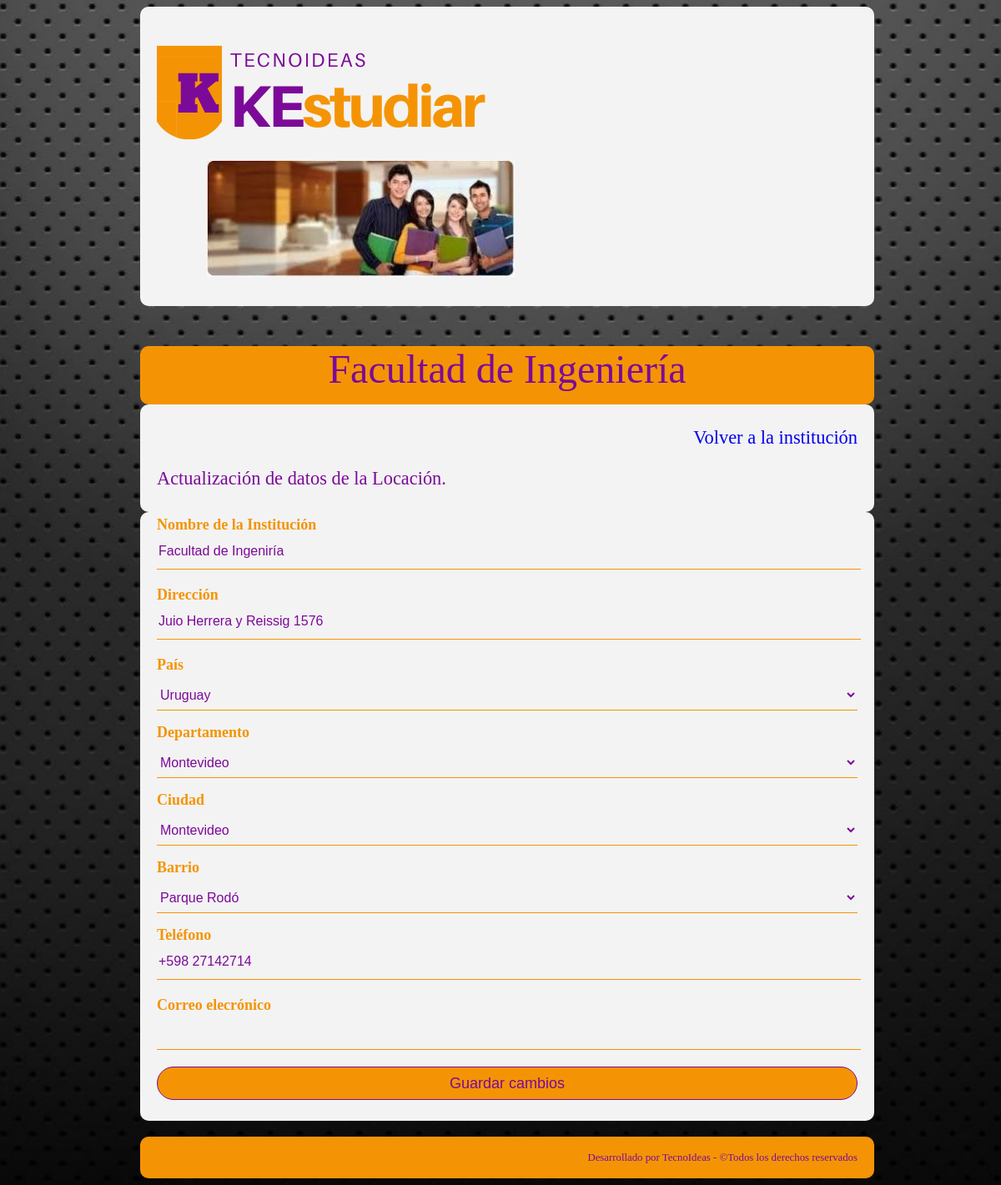
The app's page /locacionM/3/1/Facultad de Ingeniería with its own data.
### core/models.py (models this page shows, shortened)
class Locacion(models.Model):
    institucion = models.ForeignKey(Institucion, on_delete = models.CASCADE)
    nombre = models.CharField(max_length = 100, blank = False, null = False)
    direccion = models.CharField(max_length = 100, blank = False, null = False)
    pais = models.ForeignKey(Pais, on_delete = models.CASCADE)
    departamento = models.ForeignKey(Departamento, on_delete = models.CASCADE)
    ciudad = models.ForeignKey(Ciudad, on_delete = models.CASCADE)
    barrio = models.ForeignKey(Barrio, on_delete = models.CASCADE)
    telefono = models.CharField(max_length = 100, blank = True, null = True)
    eMail = models.CharField(max_length = 100, blank = True, null = True)
    class Meta:
        verbose_name = 'Locación'
        verbose_name_plural = 'Locaciones'
        ordering = ['nombre']

class Pais(models.Model):
    nombre = models.CharField(max_length = 30, blank = False, null = False)
    class Meta:
        verbose_name = 'País'
        verbose_name_plural = 'Paises'
        ordering = ['nombre']

class Departamento(models.Model):
    pais = models.ForeignKey(Pais, on_delete = models.CASCADE)
    nombre = models.CharField(max_length = 30, blank = False, null = False)
    class Meta:
        verbose_name = 'Departamento'
        verbose_name_plural = 'Departamentos'
        ordering = ['pais', 'nombre']

class Ciudad(models.Model):
    pais = models.ForeignKey(Pais, on_delete = models.CASCADE)
    departamento = models.ForeignKey(Departamento, on_delete = models.CASCADE)
    nombre = models.CharField(max_length = 30, blank = False, null = False)
    class Meta:
        verbose_name = 'Ciudad'
        verbose_name_plural = 'Ciudades'
        ordering = ['nombre']

class Barrio(models.Model):
    pais = models.ForeignKey(Pais, on_delete = models.CASCADE)
    departamento = models.ForeignKey(Departamento, on_delete = models.CASCADE)
    ciudad = models.ForeignKey(Ciudad, on_delete = models.CASCADE)
    nombre = models.CharField(max_length = 30, blank = False, null = False)
    class Meta:
        verbose_name = 'Barrio'
        verbose_name_plural = 'Barrios'
        ordering = ['nombre']

### core/views.py (the view, shortened to what this page needs)
# urls.py: path('locacionM/<id>/<institucion>/<nombre>', locacionM, name = 'locacionM'),
def locacionM(request, id, institucion, nombre):
    local = Locacion.objects.get(id=id)
    tipos = TipoInstitucion.objects.all().order_by('nombre')
    paises = Pais.objects.all().order_by('nombre')
    departamentos = Departamento.objects.all().order_by('nombre')
    ciudades = Ciudad.objects.all().order_by('nombre')
    barrios = Barrio.objects.all().order_by('nombre')
    cursos = Curso.objects.all().order_by('nombre')
    parametros = {
        'local':local,
        'tipos':tipos,
        'paises':paises,
        'departamentos':departamentos,
        'ciudades':ciudades,
        'barrios':barrios,
        'cursos':cursos,
        'id':id,
        'nombre':nombre,
        'institucion': institucion
    }
    return render(request, 'core/locacionM.html', parametros)

### core/templates/core/locacionM.html (shortened to what this page needs)
{% extends 'core/base.html' %}
{% load static %}
{% block body %}
<body>
	<header>
		<h1>
			<a href="{% url 'home' %}">
				<img src="{% static 'core/img/logoKE.png' %}" alt="logoKE.jpg">
			</a>
			<a id="imagen">
				<img src="{% static 'core/img/banner.jpg' %}" alt="banner"/>
			</a>
		</h1>
	</header>
	<section id="titulo">
		<p>{{ nombre }}</p>
	</section>
	<section id="presentacion">
		<p style="text-align: right">
		<a href="{% url 'institucion' institucion %}">Volver a la institución </a>
		</p>
		<p>
			Actualización de datos de la Locación.
		</p>
	</section>
	<section id="formReg">
		<form action="" id="registroInst" method="POST">
			<label for="Nombre">Nombre de la Institución</label>
			<input type="text" name="txtNombre" id="txtNombre" value = "{{ local.nombre }}">
			<label for="Direccion">Dirección</label>
			<input type="text" name="txtDireccion" id="txtDireccion" value = "{{ local.direccion }}">
			<label for="Pais">País</label>
				<select id="cpais" name="cboPais">
				{% for p in paises %}
				<option
        {% if p.id == local.pais.id %}
				{{'selected'}}
				{% endif %}
        value={{ p.id }}>{{p.nombre}}</option>
				{% endfor %}
			</select>
			<hr size="1" color = "#f49405"></hr>
			<label for="Departamento">Departamento</label>
				<select id="cdepartamento" name="cboDepartamento">
				{% for d in departamentos %}
				<option
        {% if d.id == local.departamento.id %}
        {{'selected'}}
        {% endif %}
        value={{ d.id }}>{{d.nombre}}</option>
				{% endfor %}
			</select>
			<hr size="1" color = "#f49405"></hr>
			<label for="Ciudad">Ciudad</label>
				<select id="cciudad" name="cboCiudad">
				{% for c in ciudades %}
				<option
        {% if c.id == local.ciudad.id %}
        {{'selected'}}
        {% endif %}
        value={{ c.id }}>{{c.nombre}}</option>
				{% endfor %}
			</select>
			<hr size="1" color = "#f49405"></hr>
			<label for="Barrio">Barrio</label>
				<select id="cbarrio" name="cboBarrio">
				{% for b in barrios %}
				<option
        {% if b.id == local.barrio.id %}
        {{'selected'}}
        {% endif %}
        value={{ b.id }}>{{b.nombre}}</option>
				{% endfor %}
			</select>
			<hr size="1" color = "#f49405"></hr>
			<label for="Telefono">Teléfono</label>
			<input type="text" name="txtTelefono" id="txtTelefono" value = "{{ local.telefono }}">
			<label for="Mail">Correo elecrónico</label>
			<input type="email" name="txtMail" id="txtMail" value = "{{ local.eMail }}">
			<input type="submit" name="btnModificar" value="Guardar cambios">
		</form>
	</section>
	<footer>
		<p>Desarrollado por TecnoIdeas - ©Todos los derechos reservados</p>
	</footer>
</body>
{% endblock body %}

### core/static/core/css/estilos.css (style rules this page uses)
body { background: url(../img/fondo.jpg) fixed no-repeat center center; width: 100%; height: 100%; -webkit- background-size: cover; -moz- background-size: cover; -o- background-size: cover; background-size: cover; vertical-align: top; font-family: Calibri }
header { background: #f3f3f3; border-radius: 10px; padding: 5px 20px; width: 70%; height: 100%; margin: 0 auto; }
header h1, nav { display: inline-block; vertical-align: middle; }
a { text-decoration: none; }
header #imagen { padding: 60px; }
#titulo { background: #f49405; border-radius: 10px; padding: 0px 20px; width: 70%; height: 70px; margin: 0 auto; text-align: center; font-size: 48px; color: #7c0a99; }
#presentacion, #cursos, #locaciones, #requisitos, #materias { background: #f3f3f3; border-radius: 10px; padding: 5px 20px; width: 70%; height: 100%; margin: 0 auto; font-family: "Calibri"; font-size: 1.4em; color: #7c0a99; text-align: justify; }
footer { background: #f49405; border-radius: 10px; padding: 5px 20px; width: 70%; height: 100%; margin: 0 auto; font-family: "Calibri"; font-size: 0.8em; color: #7c0a99; text-align: right; }
#formReg { background: #f3f3f3; border-radius: 10px; padding: 5px 20px; width: 70%; height: 100%; margin: 0 auto; }
#formReg label { color: #f49405; margin: 0; padding: 0; font-weight: bold; font-size: 18px; display: block; }
#formReg input { width: 100%; margin-bottom: 20px; }
#formReg input[type="text"], #formReg input[type="password"], #formReg input[type="email"] { border: none; border-bottom: 1px solid #f49405; background: transparent; outline: none; height: 40px; color: #7c0a99; font-size: 16px }
#formReg input[type="submit"] { border: 1px solid #7c0a99; outline: none; height: 40px; background: #f49405; color: #7c0a99; font-size: 18px; border-radius: 20px; }
#formReg #estudios, #formReg #cpais, #formReg #cdepartamento, #formReg #cciudad, #formReg #ctipo, #formReg #cbarrio, #formReg #clocacion, #formReg #crequisito, #fromReg #cmateria { width: 100%; color: #7c0a99; margin: 0; padding: 0; font-size: 16px; background: #f3f3f3; border: 0px; display: block; }

### records on screen
Locacion: txtNombre "Facultad de Ingeniría", txtDireccion "Juio Herrera y Reissig 1576", cboPais "Uruguay", cboDepartamento "Montevideo", cboCiudad "Montevideo", cboBarrio "Parque Rodó", txtTelefono "+598 27142714"

### other values on screen
{{ nombre }} "Facultad de Ingeniería"
